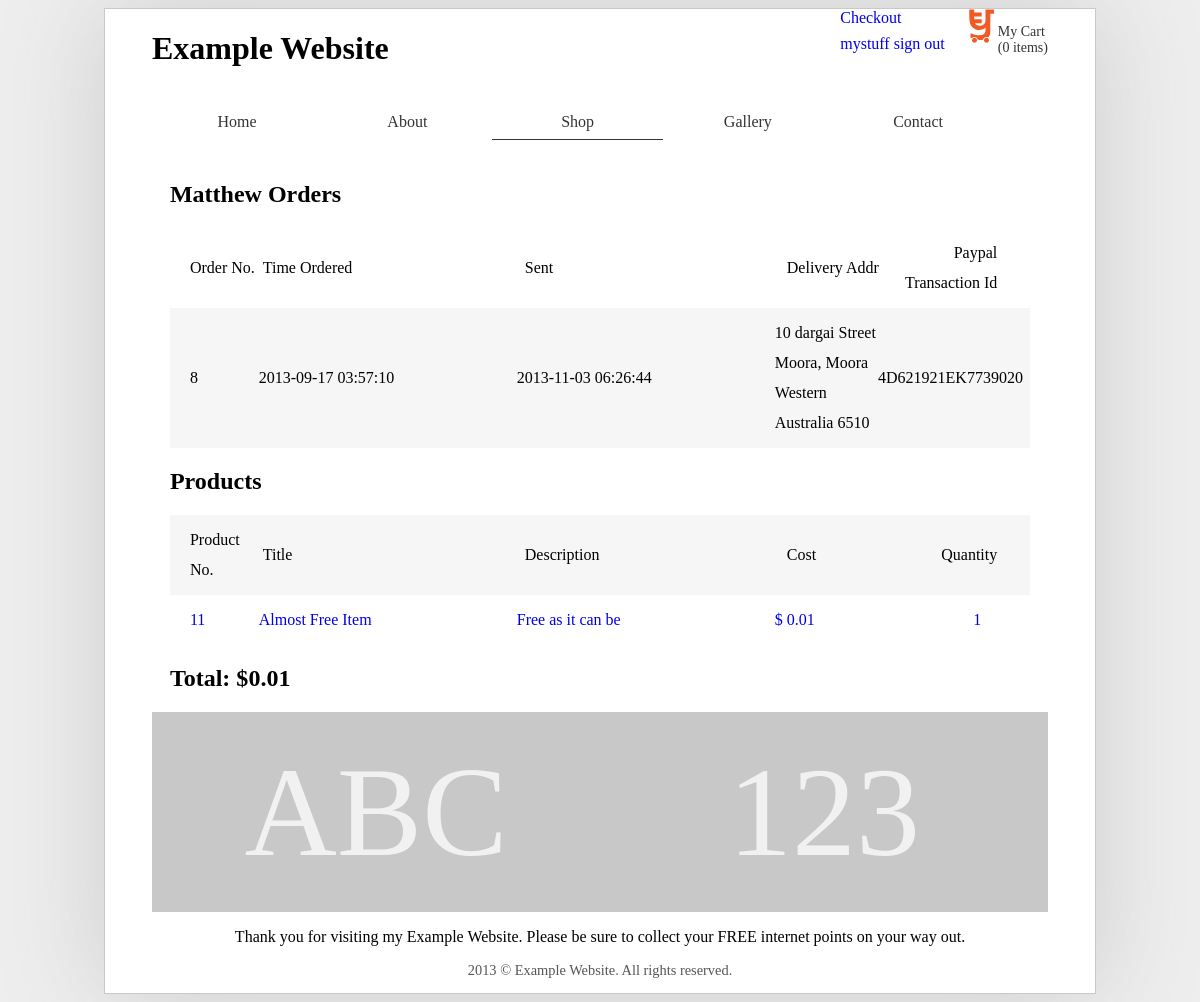
Screenshot of /mycart/order-show.php?oid=8 (signed in) with the database file from the repository.
### tables this page shows
CREATE TABLE IF NOT EXISTS `customer` (
  `id` int(11) NOT NULL AUTO_INCREMENT,
  `fname` varchar(35) NOT NULL,
  `lname` varchar(35) NOT NULL,
  `password` varchar(50) NOT NULL,
  `email` varchar(254) NOT NULL,
  `phone` varchar(50) NOT NULL,
  `address` text NOT NULL,
  `shipping` text NOT NULL,
  PRIMARY KEY (`id`)
);

CREATE TABLE IF NOT EXISTS `order` (
  `id` int(11) NOT NULL AUTO_INCREMENT,
  `customerId` int(11) NOT NULL,
  `dateTimeOrdered` datetime NOT NULL,
  `paypalId` varchar(50) NOT NULL,
  `dateTimeSent` datetime DEFAULT NULL,
  `trackingId` int(11) DEFAULT NULL,
  `deliveryAddr` text,
  `billingAddr` text,
  PRIMARY KEY (`id`)
);

CREATE TABLE IF NOT EXISTS `product` (
  `id` int(11) NOT NULL AUTO_INCREMENT,
  `name` varchar(30) NOT NULL,
  `description` text NOT NULL,
  `image` varchar(200) NOT NULL,
  `archive` tinyint(1) NOT NULL DEFAULT '1',
  PRIMARY KEY (`id`)
);

CREATE TABLE IF NOT EXISTS `product_variation` (
  `id` int(11) NOT NULL AUTO_INCREMENT,
  `description` varchar(30) NOT NULL,
  `productId` int(11) NOT NULL,
  `quantity` int(11) NOT NULL,
  PRIMARY KEY (`id`)
);

CREATE TABLE IF NOT EXISTS `product_cost` (
  `id` int(11) NOT NULL AUTO_INCREMENT,
  `productId` int(11) NOT NULL,
  `dateTime` datetime NOT NULL,
  `cost` decimal(10,2) NOT NULL,
  PRIMARY KEY (`id`)
);

CREATE TABLE IF NOT EXISTS `product_order` (
  `id` int(11) NOT NULL AUTO_INCREMENT,
  `orderId` int(11) NOT NULL,
  `productId` int(11) NOT NULL,
  `productVarId` int(11) NOT NULL,
  `quantity` int(11) NOT NULL,
  PRIMARY KEY (`id`)
);

### mycart/order-show.php (the view)
<?php
	include('includes/header.inc.php');
	if(!isset($_GET['oid']) && !isset($_SESSION['uid']))
	{
		header('Location: signup.php');
	}
	else
	{
		$oid = $_GET['oid'];
		$uid = $_SESSION['uid'];
	}
	$username = $dbh->query("SELECT c.fname
			FROM customer c
			WHERE c.id = '$uid'");
	$username->setFetchMode(PDO::FETCH_ASSOC);
	$username = $username->fetch();
?>
<div class="cart-page clearfix">
	<h2><?php echo($username['fname']);?> Orders</h2>
	<?php
	$coh = $dbh->query("SELECT COUNT(*) AS NumOrders
			FROM `order` o
			WHERE o.id = '$oid'
			AND o.customerId = '$uid'");
	$coh->setFetchMode(PDO::FETCH_ASSOC);
	$ord = $coh->fetch();
	if($ord['NumOrders'] != 0)
	{
	?>
		<ul>
			<li>Order No.</li>
			<li>Time Ordered</li>
			<li>Sent</li>
			<li>Delivery Addr</li>
			<li>Paypal Transaction Id</li>
		</ul>
		<?php
		$order = $dbh->query("SELECT o.id, o.dateTimeOrdered, o.dateTimeSent, o.id, o.deliveryAddr, o.paypalId
				FROM `order` o
				WHERE o.id = '$oid'
				AND o.customerId = '$uid'");
		$order->setFetchMode(PDO::FETCH_ASSOC);
		while($oItem = $order->fetch())
		{
			echo("<ul>");
			echo("<li>" . $oItem['id'] . "</li>");
			echo("<li>" . $oItem['dateTimeOrdered'] . "</li>");
			echo("<li>" . $oItem['dateTimeSent'] . "</li>");
			echo("<li>" . $oItem['deliveryAddr'] . "</li>");
			echo("<li>" . $oItem['paypalId'] . "</li>");
			echo("</ul>");
		}
		?>
		<h2>Products</h2>
		<ul>
			<li>Product No.</li>
			<li>Title</li>
			<li>Description</li>
			<li>Cost</li>
			<li>Quantity</li>
		</ul>
		<?php
		$products = $dbh->query("SELECT p.id, p.name, pv.description, pc.cost, po.quantity
				FROM product p, product_order po, product_cost pc, product_variation pv
				WHERE po.orderId = '$oid'
				AND po.productId = p.id
				AND po.productVarId = pv.id
				AND po.productId = pc.productId");
		$products->setFetchMode(PDO::FETCH_ASSOC);
		$runningTotal = 0;
		while($product = $products->fetch())
		{
			echo("<a href='products-show.php?id=" . $product['id'] . "'><ul>");
			echo("<li>" . $product['id'] . "</li>");
			echo("<li>" . $product['name'] . "</li>");
			echo("<li>" . $product['description'] . "</li>");
			echo("<li>$ " . $product['cost'] . "</li>");
			echo("<li>" . $product['quantity'] . "</li>");
			echo("</ul></a>");
			$runningTotal += $product['cost'] * $product['quantity'];
		}
		echo("<h2>Total: $$runningTotal</h2>");
	}
	else
	{
		echo("<h2>Uh Oh there has been an error.</h2>");
	}
	?>
</div>
<?php
	include('includes/footer.inc.php');
?>

### mycart/css/client.css (style rules this page uses)
body { background-color: #eee; }

### mycart/css/main.css (style rules this page uses)
div.cart-page { margin-top: .325em; width: 96%; min-height: 31.25em; padding: 0 2%; float: left; }
div.cart-page ul { list-style: none; margin: 0 auto; margin: 0; padding: 0; }
div.cart-page ul li { display: inline-block; width: 30%; line-height: 30px; margin: 10px 0; vertical-align: middle; text-align: left; }
div.cart-page ul li:last-child { text-align: right; }
div.cart-page ul li:first-child { padding-left: 20px; width: 8%; }
div.cart-page ul li:nth-child(4), div.cart-page ul li:nth-child(5) { width: 12%; }
div.cart-page ul:nth-child(2n+3) { background-color: #f6f6f6; }

### rows the page displays
customer: fname "Matthew"
order: id "8", dateTimeOrdered "2013-09-17 03:57:10", dateTimeSent "2013-11-03 06:26:44", deliveryAddr "10 dargai Street Moora, Moora Western Australia 6510", paypalId "4D621921EK7739020"
product: id "11", name "Almost Free Item", product_variation.description "Free as it can be", product_cost.cost "0.01", product_order.quantity "1"

### other values shown
$cartItems "0"
$runningTotal "0.01"
